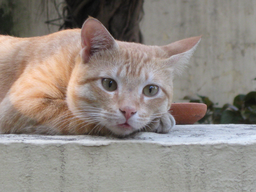
#> input picture Assignment-1/images/cat.ppm, 256 x 192 px, shrunk from 960 x 720 before the run
$ jupyter execute Assignent-1.ipynb
#> lines starting #> are read from the running program, lines starting #| are printed output that depends on the picture
<center><h1> Assignment 1</h1></center>
<div style="text-align: right"> Injamuri Krutika</div>
<div style="text-align: right"> Mtech CS </div>
<div style="text-align: right"> 18MCMT20</div>

 ## Question 1 :
 Search the Web for Cumani colour edge detector and write a report on it. Analyse how it may be better than doing Sobel edge detection three times on an RGB image.

## Cumani Edge Detection
   * Cumani is vector edge detection method i.e., in coloured images.
   * It uses a second order partial derivative method.
   * Cumani considered the 3D color image as a 2-D vector represented as $C(x,y)=(C_1(x,y),C_2(x,y),C_3(x,y))$
   * He came up with a new idea of directional derivative which is quadratic in nature and known as squared local contrast
   * Edges in the image are detected by calculating extreme Eigen values, Eigen vectors and zero crossing points
   * This technique can be applicable to multi spectral images also
### Theory behind Cumani Edge Detector
The squared local constrast at a point $p(x,y)$ is given by the qudratic equation <br/>
$ \quad \quad S(p: n) = K.n_1^2 + F.n_1n_2 + H.n_2^2$. where<br/>
$\quad K = \displaystyle\sum_{i=1}^{3} \frac {\partial C_i}{\partial x}.\frac {\partial C_i}{\partial x}$ <br/>
$\quad F = \displaystyle\sum_{i=1}^{3} \frac {\partial C_i}{\partial x}.\frac {\partial C_i}{\partial y}$ and <br/>      $\quad H = \displaystyle\sum_{i=1}^{3} \frac {\partial C_i}{\partial y}.\frac {\partial C_i}{\partial y}$

   The Eigen values of matrix A so happen to coincide with the extremes of S(p;n) <br/>
$A = \begin{pmatrix}
  K & F\\
 F & H
 \end{pmatrix}$

The  squared  local  contrast  of  the  vector-valued  image function C,  dependent  on  location  and  direction,  is  defined by S(p;n+). Edge points,  i.e.,  discontinuities  of  the  image  function  that  are characterized  by  a  particularly  high  contrast,  are  sought.

The  zeros  of  the  derivative,  which  represent the maxima, are to be determined. In order to find the zeros, the derivatives of this function can also be formed in direction given by

$ \quad \quad D_S(p: n) = K_x.n_1^3 + (K_y +2F_x).n_1n_2 + (H_x+2F_y)n_1n_2 + H_y.n_2^3$.

where  the  indices  x and y denote  the  corresponding  derivatives  to  x and y

Altogether $D_S(p;n+)$ is a form that is based on the second directional  derivatives  of  the  image  function.  The  edgepoints,  which  were  defined  as  the  maximum  points  of  the first  derivative  of  the  image  function,  are  represented  in  $D_S(p;n+)$ by zeros (or zero-crossings in the digital grid). For the  detection  of  these  zero-crossings  neighboring  func-tion  values  with  different  signs  must  be  sought.

Thus using the zero crossings in the second derivative edges can be found in Cumani.

## Sobel Edge Detector

 * Sobel is a Monochroatic based technique
 * The below filter is used to find edges in the horizontal direction

 $\quad \quad \quad sobel_x = \begin{pmatrix}
  -1 & -2 & -1\\
 0 & 0 & 0 \\
 1 & 2 & 1
 \end{pmatrix}$
 * The below filter is used to find edges in the vertical direction

  $\quad \quad \quad  sobel_y = \begin{pmatrix}
  -1 & 0 & 1\\
 -2 & 0 & 2 \\
 -1 & 0 & 1
 \end{pmatrix}$

 * These filters are convolved with the 3X3 window of the image on each channel seperately with a stride of 1 to result in the gradients $G_x$ and $G_y$ gradients .
 * These gradients are used to calculate the magnitude as $G = \sqrt{G_x^2 + G_y^2}$

 ## Cumani vs Sobel


 * Sobel is a Monochroatic based technique and Cumani is Vector valued Technique
 * Sobel uses first order derivative and Cumanni uses second order derivative
 * In Sobel the filter is applied on each channel individually  and in Cumani the computations are done on the rgb vector
 * <b>Drawback in Sobel</b> :
  * The correlation of the color channels due to which some important information (such as edges having equal strength but in opposite direction) cannot be extracted from the image.
  * It is sensitive to noise. The magnitude of the edges will degrade as the level of noise present in image increases. As a result, Sobel operator accuracy suffers as the magnitude of the edges decreases.
  * The Sobel method cannot produce accurate edge detection with thin and smooth edge. Whereas in Cumani we can get thin and smooth edges.
 * <b> Advantage of Cumani </b>:
   * A multispectral contrast function is defined, and the image is searched for pixels having maximal directional contrast.
   * It avoids the problem of destructive interference between bands by considering the entire vector at a time unlike Sobel.

## Question 2 : Color Ranging in RGB
Implement colour ranging operation in RGB space on colour images. The inputs for your operation are a colour image and a colour range specification as r_c, r_bw, g_c, g_bw, b_c, b_bw where r_c stands for red colour value, r_bw is the width of the range, i.e., colours between r_c - r_bw and r_c + r_bw must be retained in the image and all other 'r' values should be set to 0. The other parameters are for green and blue colours. You should handle errors when values go out of range.

[cell 1]
import numpy as np
import cv2
from matplotlib import pyplot as plt

def color_ranging_rgb(img, r_c, r_bw, g_c, g_bw, b_c, b_bw):
    r1, r2 = get_range_values_rgb(r_c, r_bw)
    g1, g2 = get_range_values_rgb(g_c, g_bw)
    b1, b2 = get_range_values_rgb(b_c, b_bw)
    vectorize_ranging = np.vectorize(ranging)
    shape = img.shape
    new_img = np.zeros(shape[0]*shape[1]*shape[2]
                       ).reshape(shape[0], shape[1], shape[2])
    new_img[:, :, 0] = vectorize_ranging(img[:, :, 0], r1, r2)
    new_img[:, :, 1] = vectorize_ranging(img[:, :, 1], g1, g2)
    new_img[:, :, 2] = vectorize_ranging(img[:, :, 2], b1, b2)
    return new_img.astype(np.uint8)

def plot_images(old_image, new_image):
    plt.title('Original'), plt.xticks([]), plt.yticks([])
    plt.imshow(old_image)
    plt.show()
    plt.title('After Colour Ranging'), plt.xticks([]), plt.yticks([])
    plt.imshow(new_image.astype(np.uint64))
    plt.show()


def get_range_values_rgb(l_c, l_bw):
    l1 = l_c - l_bw
    l2 = l_c + l_bw
    l1 = 255 if l1 > 255 else 0 if l1 < 0 else l1
    l2 = 255 if l2 > 255 else 0 if l2 < 0 else l2
    return l1, l2

def ranging(val, l1, l2):
    if val < l2 and val > l1:
        return val
    else:
        return 0

image = cv2.imread('images/cat.ppm')
#> image is the input picture: shape (192, 256, 3); mean B, G, R 129.8, 136, 144.3
image = cv2.cvtColor(image, cv2.COLOR_BGR2RGB)
new_image = color_ranging_rgb(image, 150, 60, 150, 50, 90, 70)
#> in color_ranging_rgb, `new_img[:, :, 2] = vectorize_ranging(img[:, :, 2], b1, b2)`:
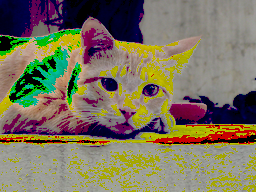
#> new_img: shape (192, 256, 3) float64; mean R, G, B 122.9, 115.1, 92.9
plot_images(image,new_image)

## Question 3 : Color Ranging in HSV

Implement colour ranging operation in HSV space on colour images. The inputs for your operation are a colour image and a colour range specification as h_c, h_bw, s_c, v_c where h_c stands for hue value, h_bw is the width of the range, i.e., colours between h_c - h_bw and h_c + h_bw must be retained in the image and all other hue values should be set to 0. The parameter s_c is a saturation threshold. Only those pixels with saturation value above the threshold should be retained. The parameter v_c is a value threshold and only pixels with value greater than v_c should be retained. You should handle errors when values go out of range.

[cell 2]
from matplotlib.colors import rgb_to_hsv, hsv_to_rgb

def color_ranging_hsv(img, h_c, h_bw, s_c, v_c):
    h1, h2 = get_range_values_h(h_c, h_bw)
    vectorize_ranging = np.vectorize(ranging_h)
    vectorize_ranging_sv = np.vectorize(ranging_sv)

    shape = img.shape
    new_img = np.zeros(shape[0]*shape[1]*shape[2]
                       ).reshape(shape[0], shape[1], shape[2])
    new_img[:, :, 0] = vectorize_ranging(img[:, :, 0], h1, h2)
    new_img[:, :, 1] = vectorize_ranging_sv(img[:, :, 1], s_c)
    new_img[:, :, 2] = vectorize_ranging_sv(img[:, :, 2], v_c)
    return new_img.astype(np.uint8)


def get_range_values_h(l_c, l_bw):
    l1 = ( l_c - l_bw ) % 180
    l2 = ( l_c + l_bw ) % 180
    return l1, l2


def ranging_h(val, l1, l2):
    if l1 < l2 :
        if val <= l2 and val >= l1:
            return val
        else:
            return 0
    else:
        if   l1 <= val or l2  >= val:
            return val
        else:
            return 0

def ranging_sv(val, threshold):

    threshold = max(0,threshold)
    threshold = min(255,threshold)

    if val > threshold:
        return val
    else:
        return 0

image = cv2.imread('images/orange-flower.ppm')
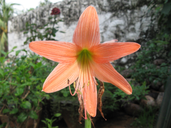
#> input picture Assignment-1/images/orange-flower.ppm, 171 x 128 px, shrunk from 640 x 480 before the run
#> image is the input picture: shape (128, 171, 3); mean B, G, R 80.4, 100.8, 114.5
image_rgb = cv2.cvtColor(image, cv2.COLOR_BGR2RGB)
image_hsv =  cv2.cvtColor(image_rgb, cv2.COLOR_RGB2HSV)
#> image_hsv: shape (128, 171, 3); mean H, S, V 40.2, 78.9, 121.5
new_image_hsv = color_ranging_hsv(image_hsv, 0, 20, 50, 100)
#> in color_ranging_hsv, `new_img[:, :, 0] = vectorize_ranging(img[:, :, 0], h1, h2)`: new_img: shape (128, 171, 3) float64; mean H, S, V 4.6, 0, 0
#> in color_ranging_hsv, `new_img[:, :, 1] = vectorize_ranging_sv(img[:, :, 1], s_c)`: new_img: shape (128, 171, 3) float64; mean H, S, V 4.6, 71.9, 0
#> in color_ranging_hsv, `new_img[:, :, 2] = vectorize_ranging_sv(img[:, :, 2], v_c)`: new_img: shape (128, 171, 3) float64; mean H, S, V 4.6, 71.9, 95.9
new_image_rgb = cv2.cvtColor(new_image_hsv, cv2.COLOR_HSV2RGB)
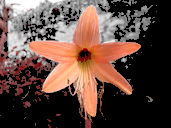
#> new_image_rgb: shape (128, 171, 3); mean R, G, B 95.9, 71.5, 63.1
plot_images(image_rgb,new_image_rgb)

## Question 4 :
Implement vector median filter and any one of the basic vector edge detectors. Show example images to demonstrate that these are better than the grayscale versions for colour images.

## Vector Median Filter

[cell 3]
def add_padding(image):
    return cv2.copyMakeBorder( image, 1, 1, 1, 1, cv2.BORDER_CONSTANT)

def euclidean_distance(vector, mean):
    return np.linalg.norm(vector-mean)

def vector_median_filter(image):
    new_image = image.copy()
    height, width = image.shape[0], image.shape[1]
    window = [[0,0,0]] * 9
    for x in range(1, height-1):  # ignore the edge pixels for simplicity (1 to width-1)
        for y in range(1, width-1): # ignore edge pixels for simplicity (1 to height-1)
            # top left pixel
            window[0] = image[x-1, y-1, :]
            window[1] = image[x-1, y, :]
            window[2] = image[x-1, y+1, :]
            window[3] = image[x, y-1, :]
            window[4] = image[x, y, :]
            window[5] = image[x, y+1, :]
            window[6] = image[x+1, y-1, :]
            window[7] = image[x+1, y, :]
            window[8] = image[x+1, y+1, :]
            mean = np.mean(window,axis=0)
            dist = []
            for i in range(9):
                dist.append(euclidean_distance(window[i], mean))
            min_dist_index = np.argmin(dist)
            new_image[x,y,:] = window[min_dist_index]
    plt.imshow(new_image)
    plt.title("After Filtering")
    plt.show()


image = cv2.imread('images/children-faded.ppm')
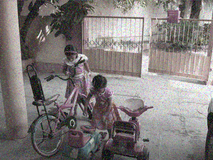
#> input picture Assignment-1/images/children-faded.ppm, 213 x 160 px, shrunk from 800 x 600 before the run
#> image is the input picture: shape (160, 213, 3); mean B, G, R 122.2, 123.4, 128.8
image_rgb = cv2.cvtColor(image, cv2.COLOR_BGR2RGB)
#> image_rgb: shape (160, 213, 3)
image_pad_rgb = add_padding(image_rgb)
plt.imshow(add_padding(image_rgb))
plt.title("Before Filtering")
plt.show()

vector_median_filter(image_pad_rgb)
#> after the loop in vector_median_filter, `for x in range(1, height-1):`:
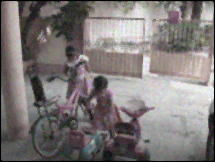
#> new_image: shape (162, 215, 3); mean R, G, B 125.8, 120.5, 119.3
#> after the loop in vector_median_filter, `for x in range(1, height-1):`: window = [[59, 56, 46], [47, 50, 51], [0, 0, 0], [38, 44, 46], [46, 30, 43], [0, 0, 0], [0, 0, 0], [0, 0, 0], [0, 0, 0]]

## Median Filter (Gray Scale)

[cell 4]
def add_padding(image):
    return cv2.copyMakeBorder( image, 1, 1, 1, 1, cv2.BORDER_CONSTANT)

def euclidean_distance(vector, mean):
    return np.linalg.norm(vector-mean)

def median_filter(image):
    height, width = image.shape[0], image.shape[1]
    window = [0] * 9
    for _ in range(3):
        for x in range(1, height-1):  # ignore the edge pixels for simplicity (1 to width-1)
            for y in range(1, width-1): # ignore edge pixels for simplicity (1 to height-1)
                # top left pixel
                window[0] = image[x-1, y-1,_]
                window[1] = image[x-1, y, _]
                window[2] = image[x-1, y+1, _]
                window[3] = image[x, y-1, _]
                window[4] = image[x, y, _]
                window[5] = image[x, y+1, _]
                window[6] = image[x+1, y-1, _]
                window[7] = image[x+1, y, _]
                window[8] = image[x+1, y+1, _]
                image[x,y,_] = np.median(window)
    plt.imshow(image)
    plt.title("After Filtering")
    plt.show()

image = cv2.imread('images/children-faded.ppm')
image_rgb = cv2.cvtColor(image, cv2.COLOR_BGR2RGB)
image_pad_rgb = add_padding(image_rgb)
plt.imshow(add_padding(image_rgb))
plt.title("Before Filtering")
plt.show()

median_filter(image_pad_rgb)
#> after the loop in median_filter, `for _ in range(3):`:
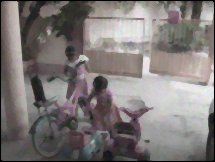
#> image: shape (162, 215, 3); mean R, G, B 125.7, 120.3, 119.1
#> after the loop in median_filter, `for _ in range(3):`: window = [45, 43, 0, 43, 43, 0, 0, 0, 0]

## Sobel Vector Edge Detection

[cell 5]
def add_padding(image):
    return cv2.copyMakeBorder( image, 1, 1, 1, 1, cv2.BORDER_CONSTANT)

def sobel_edge_detector(image):
    sobel_x = [[-1,-2,-1],[0,0,0],[1,2,1]]
    sobel_y = [[-1,0,1],[-2,0,2],[-1,0,1]]
    height, width = image.shape[0], image.shape[1]
    new_image = image.copy()
    new_image = np.zeros(image.shape)

    window = [[0]] * 3
    for _ in range(3):
        for x in range(1, height-1):  # ignore the edge pixels for simplicity (1 to width-1)
            for y in range(1, width-1): # ignore edge pixels for simplicity (1 to height-1)
                # top left pixel
                window[0] = [image[x-1, y-1,_],image[x-1, y,_],image[x-1, y+1,_]]
                window[1] = [image[x, y-1,_],image[x, y,_],image[x, y+1,_]]
                window[2] = [image[x+1, y-1,_],image[x+1, y,_],image[x+1, y+1,_]]
                conv_val_x , conv_val_y = 0, 0
                conv_val_x = np.array(window)*np.array(sobel_x)
                conv_val_y = np.array(window)*np.array(sobel_y)
                new_image[x,y,_] = min(255,np.sqrt(conv_val_x.sum()**2+conv_val_y.sum()**2))
    plt.imshow(new_image.max(axis=2),cmap="gray")
    plt.title("After Filtering")
    plt.show()


image = cv2.imread('images/orange-flower.ppm')
image_rgb = cv2.cvtColor(image, cv2.COLOR_BGR2RGB)
image_pad_rgb = add_padding(image_rgb)
plt.imshow(add_padding(image_rgb))
plt.title("Before Filtering")
plt.show()


sobel_edge_detector(image_pad_rgb)
#> after the loop in sobel_edge_detector, `for _ in range(3):`:
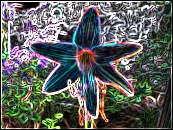
#> new_image: shape (130, 173, 3) float64; mean R, G, B 94.7, 98.2, 94.4
#> after the loop in sobel_edge_detector, `for _ in range(3):`: window = [[16, 13, 0], [15, 12, 0], [0, 0, 0]]
#> in sobel_edge_detector, `plt.show()`:
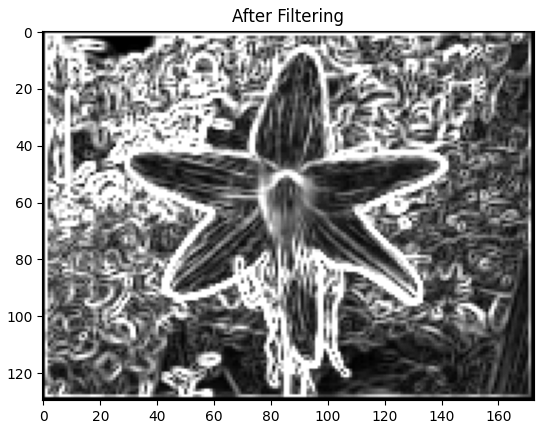
#> figure drawn by matplotlib, 1 panel

## Sobel Vector Edge Detection (Gray Scale)

[cell 6]
def add_padding(image):
    return cv2.copyMakeBorder( image, 1, 1, 1, 1, cv2.BORDER_CONSTANT)

def sobel_edge_detector(image):
    sobel_x = [[-1,-2,-1],[0,0,0],[1,2,1]]
    sobel_y = [[-1,0,1],[-2,0,2],[-1,0,1]]
    height, width = image.shape[0], image.shape[1]
    new_image = image.copy()
    window = [[0,0,0]] * 3
    for x in range(1, height-1):  # ignore the edge pixels for simplicity (1 to width-1)
        for y in range(1, width-1): # ignore edge pixels for simplicity (1 to height-1)
            # top left pixel
            window[0] = [image[x-1, y-1],image[x-1, y],image[x-1, y+1]]
            window[1] = [image[x, y-1],image[x, y],image[x, y+1]]
            window[2] = [image[x+1, y-1],image[x+1, y],image[x+1, y+1]]
            conv_val_x , conv_val_y = 0, 0
            conv_val_x = np.array(window)*np.array(sobel_x)
            conv_val_y = np.array(window)*np.array(sobel_y)
            new_image[x,y] = min(255,np.sqrt(conv_val_x.sum()**2+conv_val_y.sum()**2))
    plt.imshow(new_image,cmap="gray")
    plt.title("After Filtering")
    plt.show()


image = cv2.imread('images/orange-flower.ppm')
image_rgb = cv2.cvtColor(image, cv2.COLOR_BGR2RGB)
plt.imshow(add_padding(image_rgb))
plt.title("Before Filtering")
plt.show()

image_gray = cv2.cvtColor(image, cv2.COLOR_BGR2GRAY)
image_pad_gray = add_padding(image_gray)
#> in add_padding (call 2), `return cv2.copyMakeBorder( image, 1, 1, 1, 1, cv2.BORDER_CONSTANT)`:
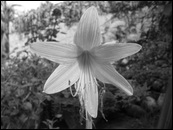
#> returned value: shape (130, 173); min 0, max 255, mean 99.8
sobel_edge_detector(image_pad_gray)
#> after the loop in sobel_edge_detector, `for x in range(1, height-1):`:
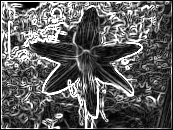
#> new_image: shape (130, 173); min 0, max 255, mean 94.8
#> after the loop in sobel_edge_detector, `for x in range(1, height-1):`: window = [[20, 15, 0], [18, 13, 0], [0, 0, 0]]
